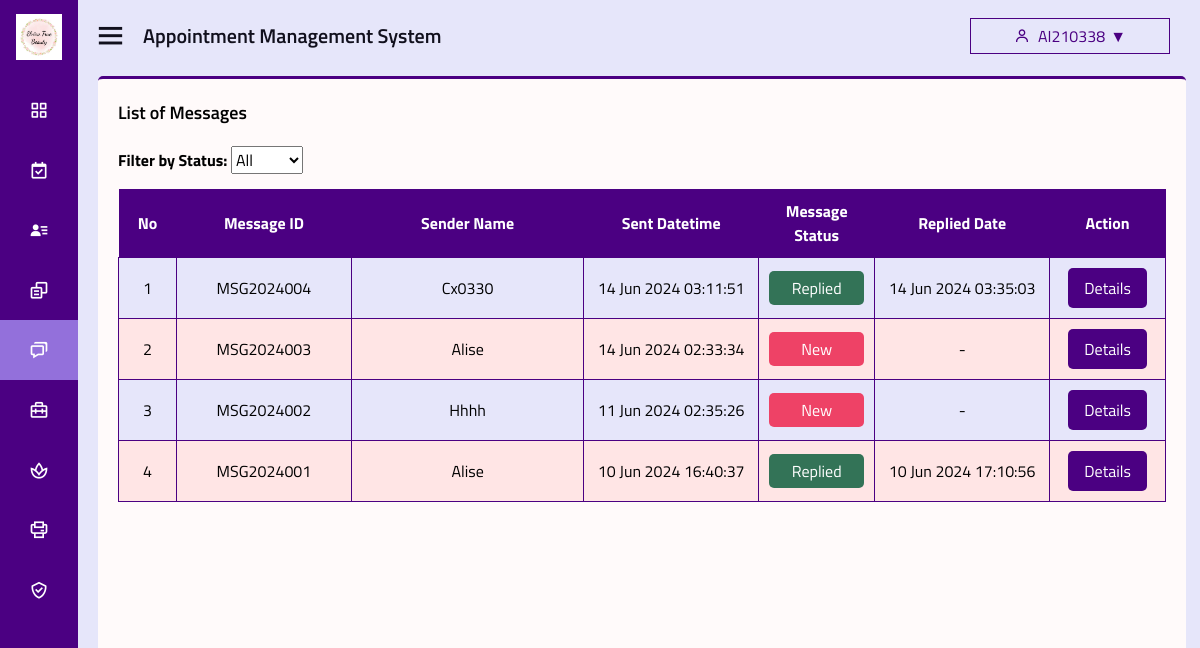
Page /admin-message.php (signed in) on the committed database.
### tables this page shows
CREATE TABLE `user` (
  `user_id` int(11) NOT NULL,
  `username` varchar(255) NOT NULL,
  `email` varchar(255) NOT NULL,
  `gender` enum('male','female','rather not say') NOT NULL,
  `password` varchar(255) NOT NULL,
  `phone_number` varchar(20) DEFAULT NULL,
  `profile_picture` varchar(255) DEFAULT NULL,
  `security_question_id` int(11) DEFAULT NULL,
  `security_answer` varchar(255) DEFAULT NULL,
  `verification_code` varchar(10) DEFAULT NULL,
  `is_verified` tinyint(1) NOT NULL DEFAULT 0,
  `role` enum('admin','staff','customer') NOT NULL DEFAULT 'customer',
  `date_created` timestamp NOT NULL DEFAULT current_timestamp(),
  `date_updated` timestamp NOT NULL DEFAULT current_timestamp() ON UPDATE current_timestamp()
);

CREATE TABLE `message` (
  `message_id` int(11) NOT NULL,
  `user_id` int(11) DEFAULT NULL,
  `name` varchar(255) DEFAULT NULL,
  `email` varchar(255) DEFAULT NULL,
  `message_text` text DEFAULT NULL,
  `send_datetime` datetime DEFAULT NULL,
  `message_status` varchar(255) DEFAULT NULL,
  `reply_text` text DEFAULT NULL,
  `reply_datetime` datetime DEFAULT NULL
);

### admin-message.php (the view, shortened to what this page needs)
<?php
include 'config.php';
if(isset($_SESSION['user_id'])) {
    $user_id = $_SESSION['user_id'];
    $stmt_user = $pdo->prepare("SELECT * FROM user WHERE user_id = ?");
    $stmt_user->execute([$user_id]);
    $user = $stmt_user->fetch(PDO::FETCH_ASSOC);
    if($user['role'] == 'admin') {
        $admin_name = $user['username'];
    }
} else {
    header("Location: login.php");
    exit();
}
$statusFilter = isset($_GET['status']) ? $_GET['status'] : 'all';
$statusCondition = "";
switch ($statusFilter) {
    case 'all':
        $statusCondition = "WHERE message_status = 'New' OR message_status = 'Replied'";
        break;
}
?>
<!DOCTYPE html>
<html lang="en" dir="ltr">
<head>
    <link rel="stylesheet" href="css/style.css">
    <link rel="stylesheet" href="https://cdnjs.cloudflare.com/ajax/libs/font-awesome/5.15.4/css/all.min.css" />
    <link href='https://unpkg.com/boxicons@2.0.7/css/boxicons.min.css' rel='stylesheet'>
    <link rel="stylesheet" href="https://cdnjs.cloudflare.com/ajax/libs/fullcalendar/3.10.2/fullcalendar.min.css" />
</head>
<body>
  <div class="sidebar close">
    <div class="logo-details">
      <img src="favicon/favicon.ico" alt="logo">
    </div>
    <ul class="nav-links">
    <li>
        <a href="admin-dashboard.php">
          <i class='bx bx-grid-alt' ></i>
        </a>
      </li>
      <li>
        <a href="admin-appointment.php">
          <i class='bx bx-calendar-check'></i>
        </a>
      </li>
      <li>
        <a href="admin-customer.php">
          <i class='bx bxs-user-detail' ></i>
        </a>
      </li>
      <li>
        <a href="admin-login.php">
          <i class='bx bx-copy-alt' ></i>
        </a>
      </li>
      <li class="<?php echo basename($_SERVER['PHP_SELF']) == 'admin-message.php' ? 'active' : ''; ?>">
        <a href="admin-message.php">
          <i class='bx bx-chat' ></i>
        </a>
      </li>
      <li>
        <a href="admin-staff.php">
          <i class='bx bx-briefcase-alt-2'></i>
        </a>
      </li>
      <li>
        <a href="admin-service.php">
          <i class='bx bx-spa'></i>
        </a>
      </li>
      <li>
        <a href="admin-report.php">
          <i class='bx bx-printer bx-flip-vertical' ></i>
        </a>
      </li>
      <li>
        <a href="admin-role.php">
          <i class='bx bx-check-shield' ></i>
        </a>
      </li>
    </div>
  <section class="home-section">
    <div class="home-content">
      <i class='bx bx-menu' ></i>
      <span class="text">Appointment Management System</span>
      <div class="user-dropdown">
        <button class="user-dropdown-btn">
        <i class="bx bx-user"></i> <?php echo isset($admin_name) ? $admin_name : ''; ?>
        </button>
      </div>
    </div>
    <div class="content">
        <div class="content-header">
            <h3 class="content-title">List of Messages</h3>
        </div>
        <div class="message-logs-container">
          <div class="message-logs-filter">
              <form id="status-filter-form" method="GET">
                  <label for="status-filter">Filter by Status:</label>
                  <select id="status-filter" name="status">
                      <option value="all" <?php echo $statusFilter === 'all' ? 'selected' : ''; ?>>All</option>
                  </select>
              </form>
          </div>
            <table class="message-logs-table">
            <thead>
              <tr>
                  <th style="width: 50px;">No</th>
                  <th style="width: 150px;">Message ID</th>
                  <th style="width: 200px;">Sender Name</th>
                  <th style="width: 150px;">Sent Datetime</th>
                  <th style="width: 100px;">Message Status</th>
                  <th style="width: 150px;">Replied Date</th>
                  <th style="width: 100px;">Action</th>
              </tr>
            </thead>
              <tbody>
                <?php
                  $counter = 1;
                  $stmt_messages = $pdo->prepare("SELECT * FROM message $statusCondition ORDER BY send_datetime DESC");
                  $stmt_messages->execute();
                  while ($message = $stmt_messages->fetch(PDO::FETCH_ASSOC)) {
                      $message_id = "MSG202400" . $message['message_id'];
                      $sent_datetime = date("d M Y H:i:s", strtotime($message['send_datetime']));
                      $replied_date = $message['reply_datetime'] ? date("d M Y H:i:s", strtotime($message['reply_datetime'])) : "-";
                      echo "<tr>";
                      echo "<td>{$counter}</td>";
                      echo "<td>{$message_id}</td>";
                      echo "<td>{$message['name']}</td>";
                      echo "<td>{$sent_datetime}</td>";
                      if ($message['message_status'] == 'New') {
                          echo "<td><div class='status new'>{$message['message_status']}</div></td>";
                      } elseif ($message['message_status'] == 'Replied') {
                          echo "<td><div class='status replied'>{$message['message_status']}</div></td>";
                      } else {
                          echo "<td><div class='status'>{$message['message_status']}</div></td>";
                      }
                      echo "<td>{$replied_date}</td>";
                      echo "<td><a class='message-details-btn' href='admin-view-message-details.php?message_id={$message['message_id']}' data-message-id='{$message['message_id']}'>Details</a></td>";
                      echo "</tr>";
                      $counter++;
                  }
                  ?>
              </tbody>
            </table>
        </div>
    </div>
    </section>
</body>
</html>

### css/style.css (style rules this page uses)
* { margin: 0; padding: 0; box-sizing: border-box; font-family: 'Titillium Web'; font-size: 16px; }
.sidebar { position: fixed; top: 0; left: 0; height: 100%; width: 320px; background: indigo; z-index: 100; transition: all 0.5s ease; }
.sidebar.close { width: 78px; }
.sidebar .logo-details { height: 60px; width: 100%; display: flex; align-items: center; margin-bottom: 20px; }
.sidebar.close .logo-details img { padding-left: 16px; padding-top: 14px; width:80%; }
.sidebar.close .logo-details img { display: block; }
.sidebar .logo-details img { display: none; }
.sidebar .nav-links { height: 100%; overflow: auto; }
.sidebar.close .nav-links { overflow: visible; }
.sidebar .nav-links li { position: relative; list-style: none; transition: all 0.4s ease; }
.sidebar .nav-links li i { height: 60px; min-width: 78px; text-align: center; line-height: 60px; color: #fff; font-size: 20px; cursor: pointer; transition: all 0.3s ease; }
.sidebar .nav-links li a { display: flex; align-items: center; text-decoration: none; }
.active { background-color: mediumpurple; color: #fff; }
.content { width: 97%; background-color: snow; height: 93%; margin-top: 16px; margin-left: 20px; border-top: 3px solid indigo; border-radius: 5px; }
.content-header { padding-top: 20px; margin-bottom: 0; display: flex; justify-content: space-between; align-items: center; padding-left: 20px; padding-right: 20px; }
.content-title { font-size: 18px; font-weight: 600; }
.home-section { position: relative; background: lavender; height: 1000vh; left: 320px; width: calc(100% - 320px); transition: all 0.5s ease; }
.sidebar.close ~ .home-section { left: 78px; width: calc(100% - 78px); }
.home-section .home-content { height: 60px; display: flex; align-items: center; padding-top: 10px; }
.home-section .home-content .bx-menu, .home-section .home-content .text { color: #11101d; font-size: 35px; }
.home-section .home-content .bx-menu { margin: 0 15px; cursor: pointer; }
.home-section .home-content .text { font-size: 20px; font-weight: 600; }
.user-dropdown { position: absolute; display: inline-block; top: 24px; right: 0; margin-left: 800px; margin-right: 30px; }
.user-dropdown-btn { background-color: lavender; color: indigo; padding: 5px 15px; border: 1px solid indigo; cursor: pointer; font-size: 16px; display: flex; align-items: center; margin-top: -6px; width: 200px; justify-content: center; white-space: nowrap; overflow: hidden; text-overflow: ellipsis; }
.user-dropdown-btn i { margin-right: 8px; }
.user-dropdown-btn::after { content: '\25BC'; margin-left: 5px; }
.message-logs-container { margin: 20px; text-align: center; }
.message-logs-table { width: 100%; border-collapse: collapse; margin-top: 15px; }
.message-logs-table th, .message-logs-table td { text-align: center; text-transform: capitalize; }
.message-logs-table th { background-color: #4B0082; color: #FFF; padding: 10px; }
.message-logs-table tbody tr { background-color: #E6E6FA; }
.message-logs-table tbody tr:nth-child(even) { background-color: #FFE5E5; }
.message-logs-table td { padding: 10px; border: 1px solid #4B0082; }
.message-details-btn { background-color: #4B0082; color: #FFF; border: none; border-radius: 5px; padding: 8px 16px; text-align: center; text-decoration: none; display: inline-block; transition: background-color 0.3s; cursor: pointer; }
.status { padding: 5px; border-radius: 5px; }
.new { background-color: #EE4266; color: white; }
.replied { background-color: #337357; color: white; }
.message-logs-filter { text-align: left; font-weight: bold; }

### rows in the picture
user: username "AI210338"
message: message_id "MSG2024004", name "Cx0330", send_datetime "14 Jun 2024 03:11:51", message_status "Replied", reply_datetime "14 Jun 2024 03:35:03"
message: message_id "MSG2024003", name "Alise", send_datetime "14 Jun 2024 02:33:34", message_status "New", reply_datetime "-"
message: message_id "MSG2024002", name "Hhhh", send_datetime "11 Jun 2024 02:35:26", message_status "New", reply_datetime "-"
message: message_id "MSG2024001", name "Alise", send_datetime "10 Jun 2024 16:40:37", message_status "Replied", reply_datetime "10 Jun 2024 17:10:56"
